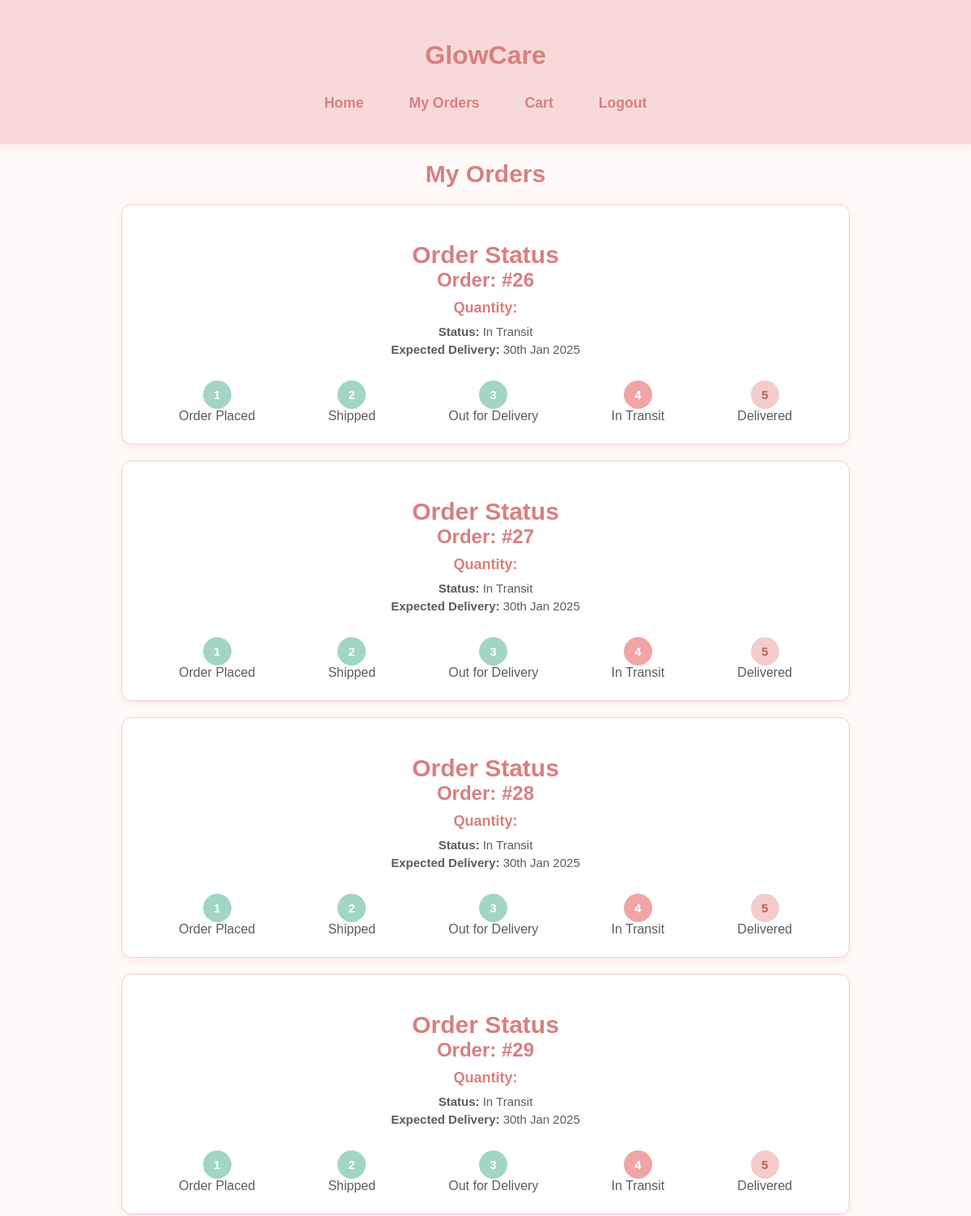
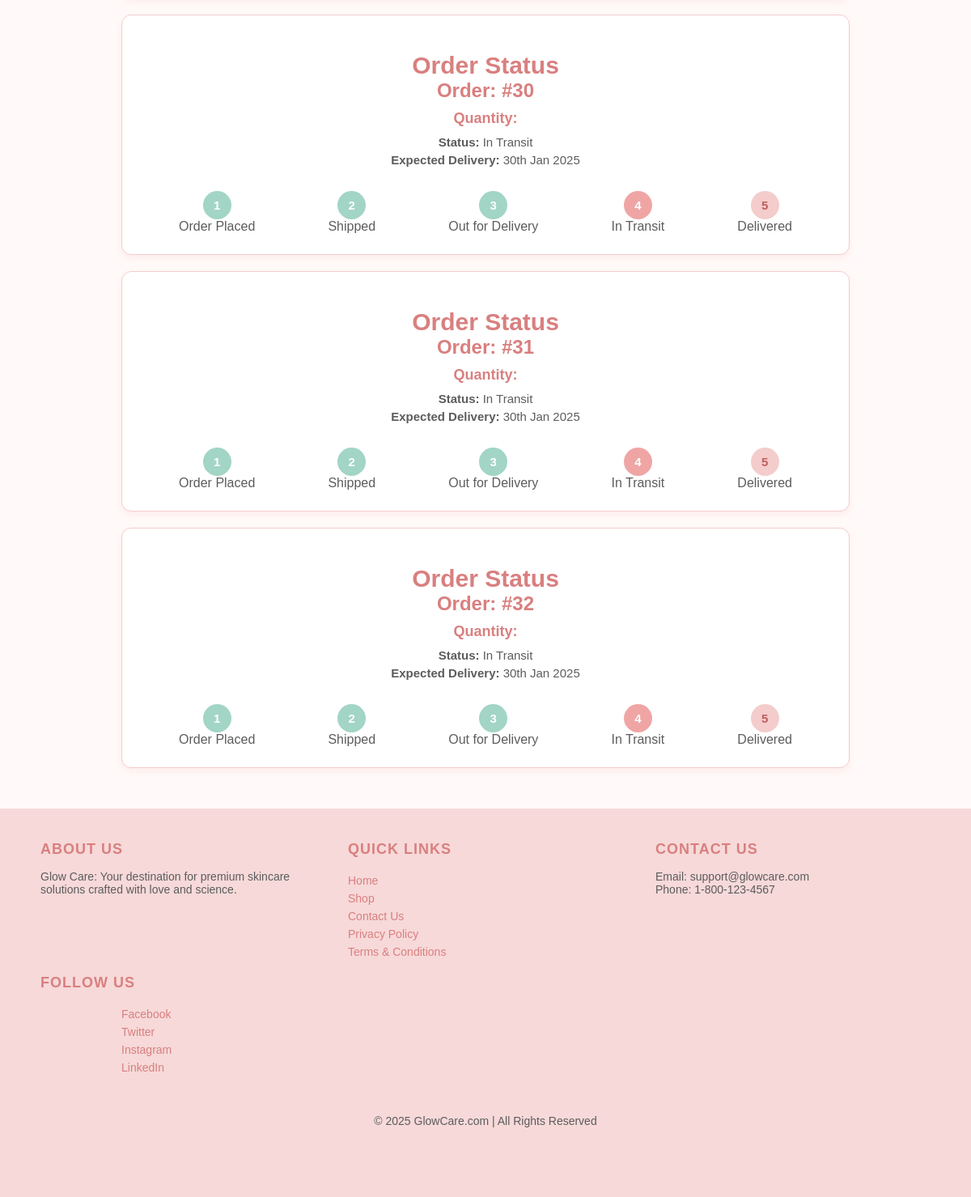
/user/orders/ (signed in), run on the app's committed database (2 pictures, top to bottom).
### app/models.py (models this page shows, shortened)
class Order(models.Model):
    user = models.ForeignKey(User, on_delete=models.CASCADE)
    ordered_at = models.DateTimeField(auto_now_add=True)
    status = models.CharField(max_length=100, default="Pending")

### app/views.py (the view)
# urls.py: path('user/orders/', views.user_orders, name='user_orders'),
@login_required(login_url='login')  # Ensure user is logged in before proceeding
def user_orders(request):
    orders = Order.objects.filter(user=request.user)
    return render(request, 'user_orders.html', {'orders': orders})

### templates/user_orders.html (shortened to what this page needs)
<!DOCTYPE html>
<html lang="en">
<head>
    {% load static %}
    <link rel="stylesheet" href="{% static 'css/user_order.css' %}">
</head>
<body>
    <header>
        <h1>GlowCare</h1>
        <nav>
            <a href="/">Home</a>
            <a href="{% url 'user_orders' %}">My Orders</a>
            <a href="{% url 'view_cart' %}">Cart</a>
            <a href="{% url 'logout' %}">Logout</a>
        </nav>
    </header>
    <h1>My Orders</h1>
    <div class="main">
    <ul>
        {% for order in orders %}
            <li>
                <div class="order-status-container">
                    <h1>Order Status</h1>
                    <div class="order-summary">
                        <h2>Order: #{{ order.id }}</h2>
                        <h5>Quantity: {{ order.quantity }}</h5>
                        <p><strong>Status:</strong> In Transit</p>
                        <p><strong>Expected Delivery:</strong> 30th Jan 2025</p>
                    </div>
                    <div class="status-timeline">
                        <div class="status-step completed">
                            <div class="status-circle">1</div>
                            <p>Order Placed</p>
                        </div>
                        <div class="status-step completed">
                            <div class="status-circle">2</div>
                            <p>Shipped</p>
                        </div>
                        <div class="status-step completed">
                            <div class="status-circle">3</div>
                            <p>Out for Delivery</p>
                        </div>
                        <div class="status-step current">
                            <div class="status-circle">4</div>
                            <p>In Transit</p>
                        </div>
                        <div class="status-step">
                            <div class="status-circle">5</div>
                            <p>Delivered</p>
                        </div>
                    </div>
                </div>
                </li>
        {% endfor %}
    </ul></div>
    <footer>
        <div class="footer-container">
          <div class="footer-section">
            <h4>About Us</h4>
            <p>Glow Care: Your destination for premium skincare solutions crafted with love and science.</p>
          </div>
          <div class="footer-section">
            <h4>Quick Links</h4>
            <ul>
              <li><a href="/home">Home</a></li>
              <li><a href="/shop">Shop</a></li>
              <li><a href="/contact">Contact Us</a></li>
              <li><a href="/privacy-policy">Privacy Policy</a></li>
              <li><a href="/terms">Terms & Conditions</a></li>
            </ul>
          </div>
          <div class="footer-section">
            <h4>Contact Us</h4>
            <p>Email: support@glowcare.com</p>
            <p>Phone: 1-800-123-4567</p>
          </div>
          <div class="footer-section">
            <h4>Follow Us</h4>
            <ul>
              <li><a href="https://facebook.com/glowcare">Facebook</a></li>
              <li><a href="https://twitter.com/glowcare">Twitter</a></li>
              <li><a href="https://instagram.com/glowcare">Instagram</a></li>
              <li><a href="https://linkedin.com/company/glowcare">LinkedIn</a></li>
            </ul>
          </div>
        </div>
        <div class="footer-bottom">
          <p>&copy; 2025 GlowCare.com | All Rights Reserved</p>
        </div>
      </footer>
</body>
</html>

### static/css/user_order.css (style rules this page uses)
body, h1, h2, h3, h4, h5, h6, p, ul, li, a { margin: 0; padding: 0; list-style: none; text-decoration: none; box-sizing: border-box; }
body { font-family: 'Poppins', sans-serif; background-color: #fffaf9; color: #5c5c5c; }
header { background-color: #f7d9d9; color: #d97f7f; padding: 30px 20px; text-align: center; box-shadow: 0 4px 10px rgba(249, 204, 204, 0.4); }
header h1 { margin-bottom: 20px; font-size: 32px; font-weight: 700; color: #d97f7f; }
header nav { display: flex; justify-content: center; gap: 20px; }
header nav a { color: #d97f7f; text-decoration: none; font-size: 1.1rem; padding: 10px 18px; border-radius: 6px; transition: background-color 0.3s ease, color 0.3s ease; font-weight: bold; }
h1 { text-align: center; margin-top: 20px; font-size: 30px; color: #d97f7f; }
ul { max-width: 900px; margin: 20px auto; padding: 0; }
.main li { background-color: #ffffff; border: 1px solid #f4cccc; border-radius: 12px; margin-bottom: 20px; padding: 25px; box-shadow: 0 4px 10px rgba(249, 204, 204, 0.3); transition: transform 0.3s ease; }
.order-status-container { text-align: center; }
.order-summary h2 { font-size: 24px; margin-bottom: 10px; color: #d97f7f; }
.order-summary h5 { font-size: 18px; color: #d97f7f; margin-bottom: 10px; }
.order-summary p { font-size: 15px; margin: 5px 0; }
.status-timeline { display: flex; justify-content: space-around; margin-top: 30px; }
.status-step { text-align: center; }
.status-circle { width: 35px; height: 35px; border-radius: 50%; background-color: #f4cccc; margin: 0 auto; display: flex; justify-content: center; align-items: center; font-size: 15px; color: #bf5f5f; font-weight: bold; }
.status-step.completed .status-circle { background-color: #a2d5c6; color: #ffffff; }
.status-step.current .status-circle { background-color: #f0a5a5; color: #ffffff; }
footer { background-color: #f7d9d9; color: #5c5c5c; padding: 40px 30px; font-family: 'Poppins', sans-serif; margin-top: 50px; height: 400px; }
.footer-container { display: flex; justify-content: space-between; flex-wrap: wrap; }
.footer-section { flex: 1; margin: 0 20px; min-width: 250px; }
.footer-section h4 { font-size: 18px; margin-bottom: 15px; text-transform: uppercase; letter-spacing: 1px; color: #d97f7f; }
.footer-section p, .footer-section ul { font-size: 14px; }
.footer-section ul { list-style: none; padding: 0; }
.footer-section ul li { margin: 6px 0; }
.footer-section ul li a { color: #d97f7f; text-decoration: none; transition: color 0.3s ease; }
.footer-bottom { text-align: center; margin-top: 30px; font-size: 14px; }
.footer-bottom p { margin: 0; }

### data on the page
Order: id "26"
Order: id "27"
Order: id "28"
Order: id "29"
Order: id "30"
Order: id "31"
Order: id "32"
